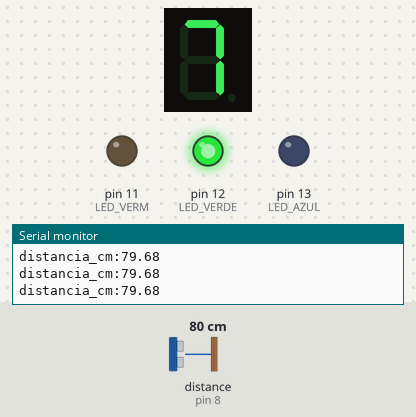
This sketch was run on a simulated Arduino Uno, built with avr-gcc and run on an emulated ATmega328P. On the bench: 1-digit seven-segment display, output pins drawn as LEDs (lit = HIGH), the last lines printed to the serial monitor. Wiring (inferred from the names in the program): ultrasonic range finder: trigger pin 7; echo pin 8; 1-digit 7-segment display, segments lit when HIGH: segments pin 3, pin 4, pin 5, pin 6, A3, A4, A5. Inputs (shaded band) come from the test bench; at power-on: distance to the obstacle (sensor on pin 8) 80 cm. The echo pulse lasts 58.3 µs per cm; the segment pins are drawn as the display they are named for; pins used as bus, display or sensor lines are not drawn.

Above: at 1.2 s.
1.3 s: distance to the obstacle (sensor on pin 8) set to 43 cm
At 2.3 s:
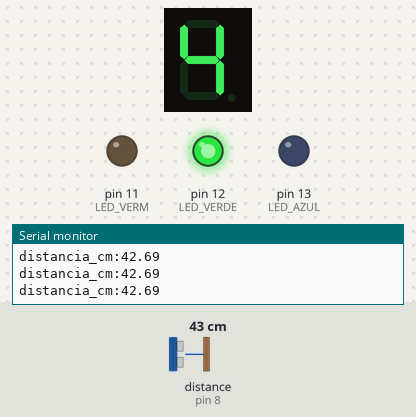
2.8 s: distance to the obstacle (sensor on pin 8) set to 37 cm
At 4.0 s:
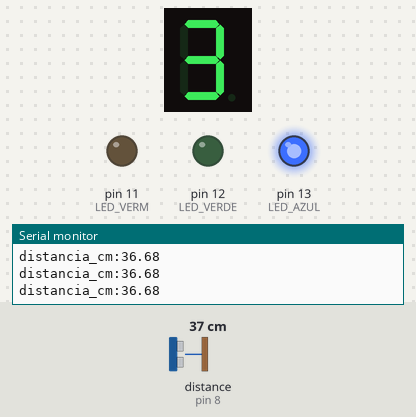
4.3 s: distance to the obstacle (sensor on pin 8) set to 18 cm
At 5.5 s:
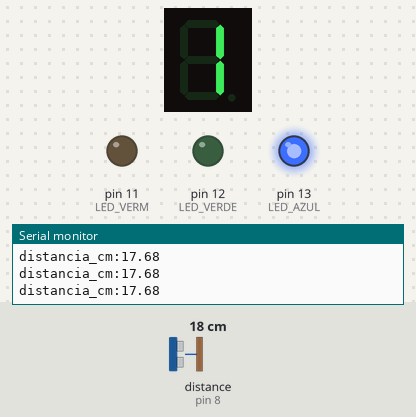
5.8 s: distance to the obstacle (sensor on pin 8) set to 14 cm
At 6.6 s:
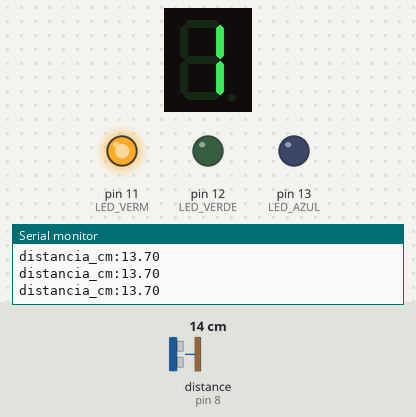
7.3 s: distance to the obstacle (sensor on pin 8) set to 35 cm
At 7.7 s:
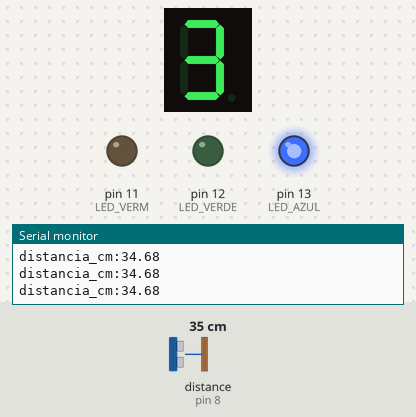
8.8 s: distance to the obstacle (sensor on pin 8) set to 12 cm
At 9.3 s:
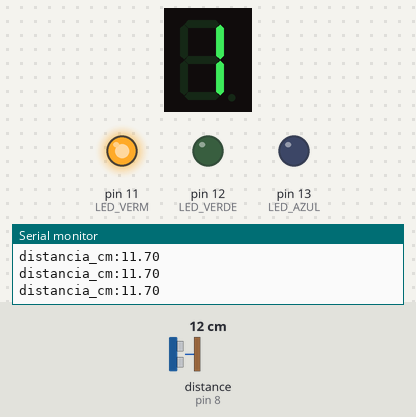
Timing chart, 0 to 11.3 s (numbered marks = the images above; inputs shaded):
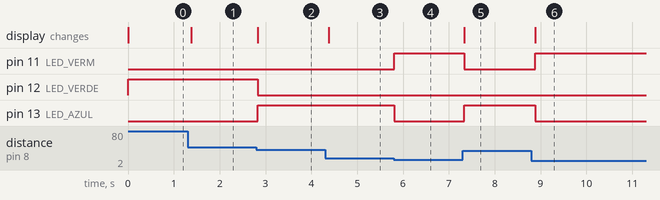

Measured:
- the behaviour switches between 41 and 40 cm on distance to the obstacle (sensor on pin 8) (found by bisection; images 1 and 2)
- the behaviour switches between 16 and 15 cm on distance to the obstacle (sensor on pin 8) (found by bisection; images 3 and 4)
- after the input at 1.3 s, the display: changes after 0.08 s (image 1)
- after the input at 2.8 s, pin 12 (LED_VERDE): HIGH → LOW at once; pin 13 (LED_AZUL): LOW → HIGH at once; the display: changes at once (image 2)
- after the input at 4.3 s, the display: changes after 0.08 s (image 3)
- after the input at 5.8 s, pin 11 (LED_VERM): LOW → HIGH at once; pin 13 (LED_AZUL): HIGH → LOW at once
- after the input at 7.3 s, pin 11 (LED_VERM): HIGH → LOW at once; pin 13 (LED_AZUL): LOW → HIGH at once; the display: changes at once (image 5)
- after the input at 8.8 s, pin 11 (LED_VERM): LOW → HIGH after 0.08 s; pin 13 (LED_AZUL): HIGH → LOW after 0.08 s; the display: changes after 0.08 s (image 6)

The sketch:

etapa7_ultrassom.ino
```cpp
/*
  MINICURSO DE ROBÓTICA — Parte 1, Etapa 7: sensor ultrassônico HC-SR04
  Montagem (fora da protoboard, com jumpers macho-fêmea):
            VCC→5 V, GND→GND, Trig→D7, Echo→D8.
  Resultado esperado: o Serial Monitor mostra a distância em cm;
            os LEDs indicam longe (verde), médio (azul) e perto (vermelho);
            o display mostra a distância em decímetros (0 a 9).
*/
const bool DISPLAY_ANODO_COMUM = false;
const int PIN_TRIG = 7, PIN_ECHO = 8;
const int LED_VERM = 11, LED_VERDE = 12, LED_AZUL = 13;
const int PIN_SEG[7] = {3, 4, 5, 6, A3, A4, A5};
const byte DIGITOS[10] = {0x3F, 0x06, 0x5B, 0x4F, 0x66, 0x6D, 0x7D, 0x07, 0x7F, 0x6F};

void mostrar(byte padrao) {
  for (int i = 0; i < 7; i++) {
    bool aceso = padrao & (1 << i);
    if (DISPLAY_ANODO_COMUM) aceso = !aceso;
    digitalWrite(PIN_SEG[i], aceso ? HIGH : LOW);
  }
}

float lerDistanciaCm() {
  digitalWrite(PIN_TRIG, LOW);  delayMicroseconds(2);
  digitalWrite(PIN_TRIG, HIGH); delayMicroseconds(10);   // pulso de disparo
  digitalWrite(PIN_TRIG, LOW);
  unsigned long us = pulseIn(PIN_ECHO, HIGH, 12000UL);   // tempo de ida e volta
  if (us == 0) return 200.0;                             // sem eco = longe
  return us * 0.0343 / 2.0;                              // som: 0,0343 cm/µs
}

void setup() {
  pinMode(PIN_TRIG, OUTPUT);
  pinMode(PIN_ECHO, INPUT);
  pinMode(LED_VERM, OUTPUT); pinMode(LED_VERDE, OUTPUT); pinMode(LED_AZUL, OUTPUT);
  for (int i = 0; i < 7; i++) pinMode(PIN_SEG[i], OUTPUT);
  Serial.begin(9600);
}

void loop() {
  float d = lerDistanciaCm();
  Serial.print("distancia_cm:");
  Serial.println(d);

  digitalWrite(LED_VERDE, d >= 40);
  digitalWrite(LED_AZUL,  d >= 15 && d < 40);
  digitalWrite(LED_VERM,  d < 15);

  int dm = (int)(d / 10);                  // decímetros
  mostrar(DIGITOS[dm > 9 ? 9 : dm]);
  delay(100);
}

/* Desafio: com a régua, coloque um caderno a 10, 20 e 30 cm.
   Quanto o sensor erra? O erro muda com a distância?
*/
```
